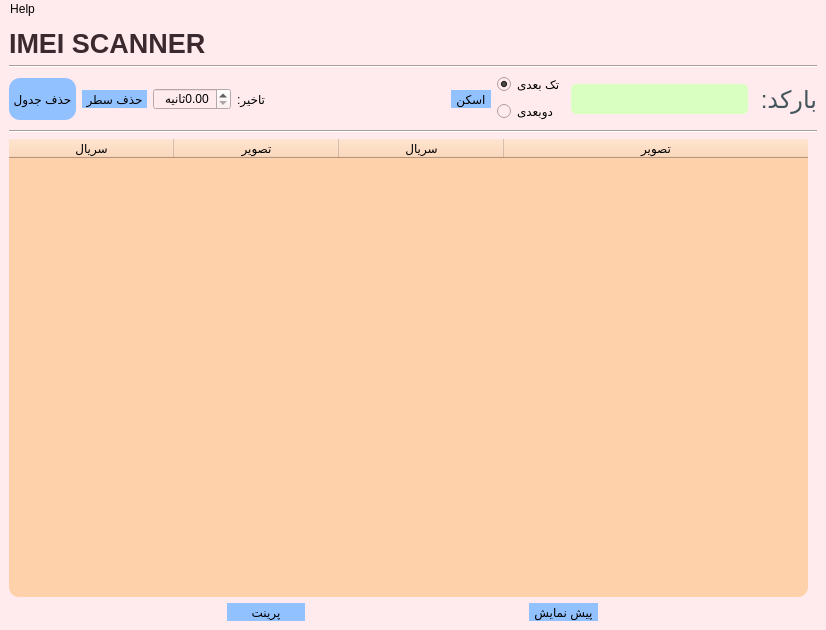
<?xml version="1.0" encoding="UTF-8"?>
<ui version="4.0">
 <class>MainWindow</class>
 <widget class="QMainWindow" name="MainWindow">
  <property name="geometry">
   <rect>
    <x>0</x>
    <y>0</y>
    <width>826</width>
    <height>630</height>
   </rect>
  </property>
  <property name="minimumSize">
   <size>
    <width>450</width>
    <height>450</height>
   </size>
  </property>
  <property name="windowTitle">
   <string>MainWindow</string>
  </property>
  <property name="windowIcon">
   <iconset resource="rcs.qrc">
    <normaloff>:/icons/Icons/mainicon.png</normaloff>:/icons/Icons/mainicon.png</iconset>
  </property>
  <property name="styleSheet">
   <string notr="true">background-color: rgb(255, 234, 237);</string>
  </property>
  <widget class="QWidget" name="centralwidget">
   <property name="styleSheet">
    <string notr="true">QToolButton{border-radius:11px;
background-color: rgb(146, 193, 255);
}
QToolButton:hover{
background-color: rgb(255, 166, 139);
}
</string>
   </property>
   <layout class="QVBoxLayout" name="verticalLayout">
    <item>
     <widget class="QLabel" name="label">
      <property name="font">
       <font>
        <family>Arial</family>
        <pointsize>20</pointsize>
        <weight>75</weight>
        <bold>true</bold>
       </font>
      </property>
      <property name="styleSheet">
       <string notr="true">color: rgb(59, 41, 48);</string>
      </property>
      <property name="text">
       <string>IMEI SCANNER</string>
      </property>
     </widget>
    </item>
    <item>
     <widget class="Line" name="line">
      <property name="orientation">
       <enum>Qt::Horizontal</enum>
      </property>
     </widget>
    </item>
    <item>
     <layout class="QHBoxLayout" name="horizontalLayout_2">
      <item>
       <widget class="QToolButton" name="pushButton_clear">
        <property name="maximumSize">
         <size>
          <width>16777215</width>
          <height>42</height>
         </size>
        </property>
        <property name="styleSheet">
         <string notr="true"/>
        </property>
        <property name="text">
         <string>حذف جدول</string>
        </property>
        <property name="icon">
         <iconset resource="rcs.qrc">
          <normaloff>:/icons/Icons/deletetable.png</normaloff>:/icons/Icons/deletetable.png</iconset>
        </property>
        <property name="iconSize">
         <size>
          <width>22</width>
          <height>27</height>
         </size>
        </property>
        <property name="toolButtonStyle">
         <enum>Qt::ToolButtonTextUnderIcon</enum>
        </property>
       </widget>
      </item>
      <item>
       <widget class="QToolButton" name="toolButton_deleterow">
        <property name="styleSheet">
         <string notr="true"/>
        </property>
        <property name="text">
         <string>حذف سطر</string>
        </property>
        <property name="icon">
         <iconset resource="rcs.qrc">
          <normaloff>:/icons/Icons/deleterow.png</normaloff>:/icons/Icons/deleterow.png</iconset>
        </property>
        <property name="iconSize">
         <size>
          <width>26</width>
          <height>23</height>
         </size>
        </property>
        <property name="toolButtonStyle">
         <enum>Qt::ToolButtonTextUnderIcon</enum>
        </property>
       </widget>
      </item>
      <item>
       <widget class="QDoubleSpinBox" name="doubleSpinBox">
        <property name="minimumSize">
         <size>
          <width>64</width>
          <height>0</height>
         </size>
        </property>
        <property name="suffix">
         <string>ثانیه</string>
        </property>
        <property name="maximum">
         <double>10.000000000000000</double>
        </property>
        <property name="singleStep">
         <double>0.100000000000000</double>
        </property>
       </widget>
      </item>
      <item>
       <widget class="QLabel" name="label_3">
        <property name="maximumSize">
         <size>
          <width>42</width>
          <height>16777215</height>
         </size>
        </property>
        <property name="text">
         <string>تاخیر:</string>
        </property>
       </widget>
      </item>
      <item>
       <spacer name="horizontalSpacer">
        <property name="orientation">
         <enum>Qt::Horizontal</enum>
        </property>
        <property name="sizeType">
         <enum>QSizePolicy::Preferred</enum>
        </property>
        <property name="sizeHint" stdset="0">
         <size>
          <width>180</width>
          <height>20</height>
         </size>
        </property>
       </spacer>
      </item>
      <item>
       <widget class="QToolButton" name="pushButton_scan">
        <property name="maximumSize">
         <size>
          <width>111</width>
          <height>16777215</height>
         </size>
        </property>
        <property name="styleSheet">
         <string notr="true"/>
        </property>
        <property name="text">
         <string>اسکن</string>
        </property>
        <property name="icon">
         <iconset resource="rcs.qrc">
          <normaloff>:/icons/Icons/scan.png</normaloff>:/icons/Icons/scan.png</iconset>
        </property>
        <property name="iconSize">
         <size>
          <width>26</width>
          <height>31</height>
         </size>
        </property>
        <property name="toolButtonStyle">
         <enum>Qt::ToolButtonTextUnderIcon</enum>
        </property>
       </widget>
      </item>
      <item>
       <layout class="QVBoxLayout" name="verticalLayout_2">
        <item>
         <widget class="QRadioButton" name="radioButton_tak">
          <property name="text">
           <string>تک بعدی</string>
          </property>
          <property name="checked">
           <bool>true</bool>
          </property>
         </widget>
        </item>
        <item>
         <widget class="QRadioButton" name="radioButton_do">
          <property name="text">
           <string>دوبعدی</string>
          </property>
          <property name="checked">
           <bool>false</bool>
          </property>
         </widget>
        </item>
       </layout>
      </item>
      <item>
       <widget class="QLineEdit" name="lineEdit">
        <property name="minimumSize">
         <size>
          <width>0</width>
          <height>30</height>
         </size>
        </property>
        <property name="maximumSize">
         <size>
          <width>800</width>
          <height>16777215</height>
         </size>
        </property>
        <property name="styleSheet">
         <string notr="true">QLineEdit{border-radius:5px;
background-color: rgb(217, 255, 193);
}
QLineEdit:focus{
border: 2px solid rgb(255, 215, 238);
}
</string>
        </property>
        <property name="maxLength">
         <number>32777</number>
        </property>
       </widget>
      </item>
      <item>
       <widget class="QLabel" name="label_2">
        <property name="minimumSize">
         <size>
          <width>0</width>
          <height>50</height>
         </size>
        </property>
        <property name="font">
         <font>
          <family>Arial</family>
          <pointsize>18</pointsize>
         </font>
        </property>
        <property name="styleSheet">
         <string notr="true">border-radius:5px;
color: rgb(67, 86, 92);
</string>
        </property>
        <property name="text">
         <string>بارکد: </string>
        </property>
       </widget>
      </item>
     </layout>
    </item>
    <item>
     <widget class="Line" name="line_2">
      <property name="orientation">
       <enum>Qt::Horizontal</enum>
      </property>
     </widget>
    </item>
    <item>
     <layout class="QHBoxLayout" name="horizontalLayout_3">
      <property name="spacing">
       <number>6</number>
      </property>
      <property name="topMargin">
       <number>0</number>
      </property>
      <property name="rightMargin">
       <number>9</number>
      </property>
      <item>
       <widget class="QTableWidget" name="tableWidget">
        <property name="minimumSize">
         <size>
          <width>0</width>
          <height>0</height>
         </size>
        </property>
        <property name="maximumSize">
         <size>
          <width>16777215</width>
          <height>16777215</height>
         </size>
        </property>
        <property name="styleSheet">
         <string notr="true">background-color: rgb(255, 209, 171);


border-radius:10px

</string>
        </property>
        <attribute name="horizontalHeaderDefaultSectionSize">
         <number>165</number>
        </attribute>
        <attribute name="horizontalHeaderMinimumSectionSize">
         <number>31</number>
        </attribute>
        <attribute name="horizontalHeaderShowSortIndicator" stdset="0">
         <bool>true</bool>
        </attribute>
        <attribute name="horizontalHeaderStretchLastSection">
         <bool>true</bool>
        </attribute>
        <attribute name="verticalHeaderCascadingSectionResizes">
         <bool>false</bool>
        </attribute>
        <column>
         <property name="text">
          <string>سریال</string>
         </property>
        </column>
        <column>
         <property name="text">
          <string>تصویر</string>
         </property>
        </column>
        <column>
         <property name="text">
          <string>سریال</string>
         </property>
        </column>
        <column>
         <property name="text">
          <string>تصویر</string>
         </property>
        </column>
       </widget>
      </item>
     </layout>
    </item>
    <item>
     <layout class="QHBoxLayout" name="horizontalLayout">
      <item>
       <widget class="QToolButton" name="toolButton_print">
        <property name="minimumSize">
         <size>
          <width>31</width>
          <height>0</height>
         </size>
        </property>
        <property name="maximumSize">
         <size>
          <width>78</width>
          <height>16777215</height>
         </size>
        </property>
        <property name="text">
         <string>پرینت</string>
        </property>
        <property name="icon">
         <iconset>
          <normaloff>Icons/print.png</normaloff>Icons/print.png</iconset>
        </property>
        <property name="iconSize">
         <size>
          <width>30</width>
          <height>49</height>
         </size>
        </property>
        <property name="toolButtonStyle">
         <enum>Qt::ToolButtonTextUnderIcon</enum>
        </property>
       </widget>
      </item>
      <item>
       <widget class="QToolButton" name="toolButton_preview">
        <property name="text">
         <string>پیش نمایش</string>
        </property>
        <property name="icon">
         <iconset resource="rcs.qrc">
          <normaloff>:/icons/Icons/preview.png</normaloff>:/icons/Icons/preview.png</iconset>
        </property>
        <property name="iconSize">
         <size>
          <width>30</width>
          <height>49</height>
         </size>
        </property>
        <property name="toolButtonStyle">
         <enum>Qt::ToolButtonTextUnderIcon</enum>
        </property>
       </widget>
      </item>
     </layout>
    </item>
   </layout>
  </widget>
  <widget class="QMenuBar" name="menubar">
   <property name="geometry">
    <rect>
     <x>0</x>
     <y>0</y>
     <width>826</width>
     <height>18</height>
    </rect>
   </property>
   <widget class="QMenu" name="menuHelp">
    <property name="title">
     <string>Help</string>
    </property>
    <addaction name="actionAbout"/>
   </widget>
   <addaction name="menuHelp"/>
  </widget>
  <action name="actionAbout">
   <property name="text">
    <string>About</string>
   </property>
  </action>
 </widget>
 <resources>
  <include location="rcs.qrc"/>
 </resources>
 <connections/>
</ui>
